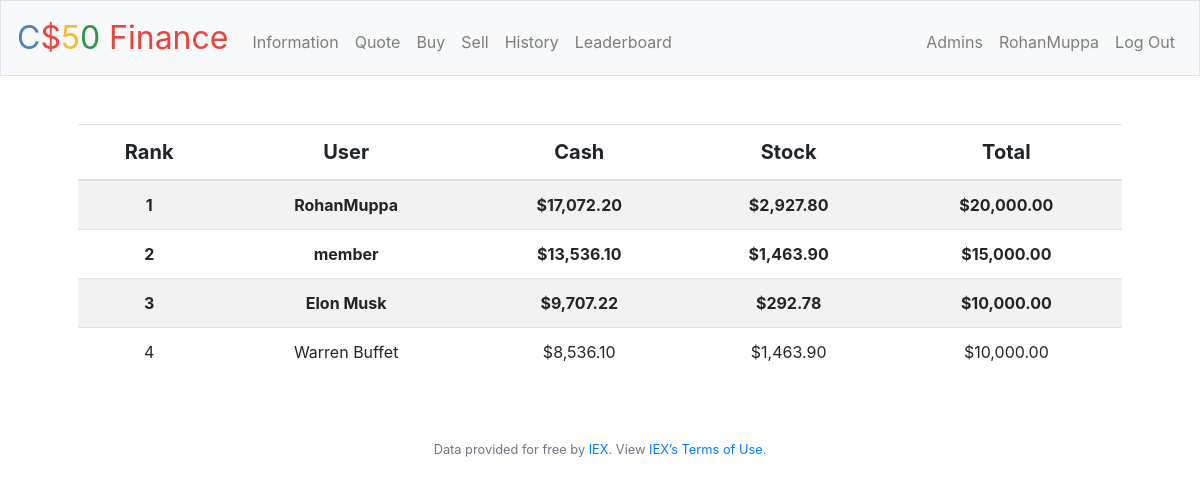
/leaderboard (signed in), run on the app's committed database.
### tables this page shows
CREATE TABLE users
(id INTEGER,
username TEXT NOT NULL,
hash TEXT NOT NULL,
cash NUMERIC NOT NULL DEFAULT 10000.00,
grand_total NUMERIC NOT NULL DEFAULT 10000.00,
admin INTEGER,
PRIMARY KEY(id));

### application.py (the view)
@app.route("/leaderboard")
@login_required
def leaderboard():
    leaderboard = db.execute("SELECT username,cash,grand_total FROM users ORDER BY grand_total DESC LIMIT 10;")
    for user in leaderboard:
        user["cash"] = user["cash"]
        user["grand_total"] = user["grand_total"]
    return render_template("leaderboard.html",leaderboard=leaderboard)

### application.py (called while the page is built)
@app.after_request
def after_request(response):
    response.headers["Cache-Control"] = "no-cache, no-store, must-revalidate"
    response.headers["Expires"] = 0
    response.headers["Pragma"] = "no-cache"
    return response

### helpers.py (called while the page is built)
def login_required(f):
    @wraps(f)
    def decorated_function(*args, **kwargs):
        if session.get("user_id") is None:
            return redirect("/login")
        return f(*args, **kwargs)
    return decorated_function

def usd(value):
    return f"${value:,.2f}"

### templates/leaderboard.html (shortened to what this page needs)
{% extends "layout.html" %}
{% block main %}
    <table class="table table-striped">
        <thead id="leaderboard_head">
            <tr>
                <th>Rank</th>
                <th>User</th>
                <th>Cash</th>
                <th>Stock</th>
                <th>Total</th>
            </tr>
        </thead>
        <tbody id="leaderboard_body">
            {% for user in leaderboard %}
                <tr>
                    {% set stock = user.grand_total - user.cash %}
                    {% if loop.index <= 3 %}
                        <td><strong>{{ loop.index }}</strong></td>
                        <td><strong>{{ user.username }}</strong></td>
                        <td><strong>{{ user.cash | usd }}</strong></td>
                        <td><strong>{{ stock | usd}}</strong></td>
                        <td><strong>{{ user.grand_total | usd}}</strong></td>
                    {% else %}
                        <td>{{ loop.index }}</td>
                        <td>{{ user.username }}</td>
                        <td>{{ user.cash | usd}}</td>
                        <td>{{ stock | usd}}</td>
                        <td>{{ user.grand_total | usd}}</td>
                    {% endif %}
                </tr>
            {% endfor %}
        </tbody>
    </table>
{% endblock %}

### templates/layout.html (shortened to what this page needs)
<!DOCTYPE html>
<html lang="en">
    <head>
        <link rel="stylesheet" href="https://cdn.jsdelivr.net/npm/bootstrap@4.5.3/dist/css/bootstrap.min.css">
        <link href="/static/styles.css" rel="stylesheet">
    </head>
    <body>
        <nav class="navbar navbar-expand-md navbar-light bg-light border">
            <a class="navbar-brand" href="/"><span class="blue">C</span><span class="red">$</span><span class="yellow">5</span><span class="green">0</span> <span class="red">Finance</span></a>
            <div class="collapse navbar-collapse" id="navbar">
                {% if session.user_id %}
                    <ul class="navbar-nav mr-auto mt-2">
                        <li class="nav-item"><a class="nav-link" href="/information">Information</a></li>
                        <li class="nav-item"><a class="nav-link" href="/quote">Quote</a></li>
                        <li class="nav-item"><a class="nav-link" href="/buy">Buy</a></li>
                        <li class="nav-item"><a class="nav-link" href="/sell">Sell</a></li>
                        <li class="nav-item"><a class="nav-link" href="/history">History</a></li>
                        <li class="nav-item"><a class="nav-link" href="/leaderboard">Leaderboard</a></li>
                    </ul>
                    <ul class="navbar-nav ml-auto mt-2">
                        <li class="nav-item"><a class="nav-link" href="/admins">Admins</a></li>
                        <li class="nav-item"><a class="nav-link" href="">RohanMuppa</a></li>
                        <li class="nav-item"><a class="nav-link" href="/logout">Log Out</a></li>
                    </ul>
                {% else %}
                    <ul class="navbar-nav ml-auto mt-2">
                        <li class="nav-item"><a class="nav-link" href="/register">Register</a></li>
                        <li class="nav-item"><a class="nav-link" href="/login">Log In</a></li>
                    </ul>
                {% endif %}
            </div>
        </nav>
        <main class="container p-5">
            {% block main %}{% endblock %}
        </main>
        <footer class="small text-center text-muted">
            Data provided for free by <a href="https://iextrading.com/developer">IEX</a>. View <a href="https://iextrading.com/api-exhibit-a/">IEX’s Terms of Use</a>.
        </footer>
    </body>
</html>

### static/styles.css (style rules this page uses)
nav .navbar-brand { font-size: xx-large; }
nav .navbar-brand .blue { color: #537fbe; }
nav .navbar-brand .red { color: #ea433b; }
nav .navbar-brand .yellow { color: #f5b82e; }
nav .navbar-brand .green { color: #2e944b; }
main { overflow-x: auto; text-align: center; }
#leaderboard_head { font-size: 20px; }
#leaderboard_body { font-size: 16px; }

### data on the page
users: username "RohanMuppa", cash "$17,072.20", stock "$2,927.80", grand_total "$20,000.00"
users: username "member", cash "$13,536.10", stock "$1,463.90", grand_total "$15,000.00"
users: username "Elon Musk", cash "$9,707.22", stock "$292.78", grand_total "$10,000.00"
users: username "Warren Buffet", cash "$8,536.10", stock "$1,463.90", grand_total "$10,000.00"
